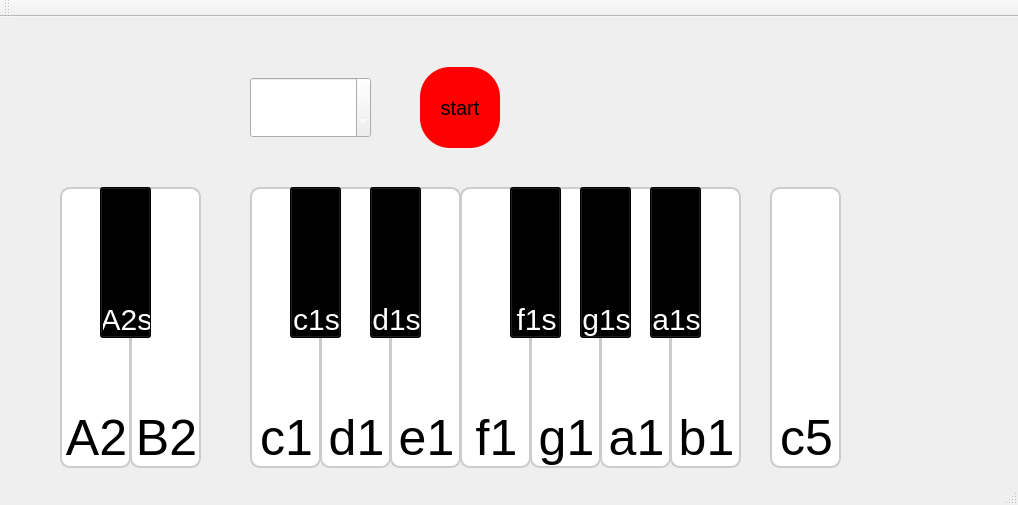
<?xml version="1.0" encoding="UTF-8"?>
<ui version="4.0">
 <class>piano</class>
 <widget class="QMainWindow" name="piano">
  <property name="geometry">
   <rect>
    <x>0</x>
    <y>0</y>
    <width>1018</width>
    <height>505</height>
   </rect>
  </property>
  <property name="windowTitle">
   <string>piano</string>
  </property>
  <widget class="QWidget" name="centralWidget">
   <widget class="QPushButton" name="g1s">
    <property name="geometry">
     <rect>
      <x>580</x>
      <y>170</y>
      <width>51</width>
      <height>151</height>
     </rect>
    </property>
    <property name="minimumSize">
     <size>
      <width>0</width>
      <height>0</height>
     </size>
    </property>
    <property name="styleSheet">
     <string notr="true">QPushButton{
    /* 按钮文本设置 */
    color:white;
    background-color: rgb(0, 0, 0);
    text-align: bottom;			             /* 文本的位置 */
    padding-left: 2px;			  		
    padding-top: 2px;
    font-size: 30px;
}</string>
    </property>
    <property name="text">
     <string>g1s</string>
    </property>
   </widget>
   <widget class="QPushButton" name="e1">
    <property name="geometry">
     <rect>
      <x>390</x>
      <y>170</y>
      <width>71</width>
      <height>281</height>
     </rect>
    </property>
    <property name="styleSheet">
     <string notr="true">QPushButton {
    /* 基础样式 */
    text-align: bottom;
    padding-left: 2px;
    padding-top: 2px;
    font-size: 50px;
    background-color: white;       /* 设置背景颜色为白色 */
    border: 2px solid #ccc;        /* 设置边框 */
    border-radius: 10px;           /* 设置圆角 */
}

QPushButton:hover {
    /* 鼠标悬停样式 */
    background-color: #f0f0f0;    /* 稍微变深的背景颜色提供反馈 */
    border-radius: 10px;           /* 保持圆角一致 */
}

QPushButton:pressed {
    /* 按钮按下样式 */
    background-color: #e0e0e0;    /* 更深的背景颜色显示按钮被按下 */
    border-style: inset;           /* 按下时边框样式改变给予视觉反馈 */
    border-radius: 10px;           /* 保持圆角一致 */
}
</string>
    </property>
    <property name="text">
     <string>e1</string>
    </property>
   </widget>
   <widget class="QPushButton" name="recordButton">
    <property name="geometry">
     <rect>
      <x>420</x>
      <y>50</y>
      <width>80</width>
      <height>81</height>
     </rect>
    </property>
    <property name="styleSheet">
     <string notr="true">QPushButton {
	font: 87 9pt &quot;Arial Black&quot;;
    font-size: 20px;  /* 统一字体大小 */
    border-radius: 30px; /* 圆形边界，需要根据按钮实际大小调整 */
    background-color: red; /* 默认背景颜色 */
    border: none; /* 无边框 */
}
</string>
    </property>
    <property name="text">
     <string>start</string>
    </property>
   </widget>
   <widget class="QPushButton" name="deleteButton">
    <property name="geometry">
     <rect>
      <x>680</x>
      <y>50</y>
      <width>80</width>
      <height>81</height>
     </rect>
    </property>
    <property name="styleSheet">
     <string notr="true">QPushButton{
      border-image: url(:/picture/delete.svg);
      border: none;
}</string>
    </property>
    <property name="text">
     <string/>
    </property>
   </widget>
   <widget class="QSpinBox" name="voicehigh">
    <property name="geometry">
     <rect>
      <x>250</x>
      <y>60</y>
      <width>121</width>
      <height>61</height>
     </rect>
    </property>
    <property name="styleSheet">
     <string notr="true">font: 63 12pt &quot;Bahnschrift SemiBold&quot;; color: white;
font: 14pt &quot;Bahnschrift SemiCondensed&quot;; color: white;
</string>
    </property>
    <property name="minimum">
     <number>-3</number>
    </property>
    <property name="maximum">
     <number>3</number>
    </property>
   </widget>
   <widget class="QPushButton" name="d1">
    <property name="geometry">
     <rect>
      <x>320</x>
      <y>170</y>
      <width>71</width>
      <height>281</height>
     </rect>
    </property>
    <property name="styleSheet">
     <string notr="true">QPushButton {
    /* 基础样式 */
    text-align: bottom;
    padding-left: 2px;
    padding-top: 2px;
    font-size: 50px;
    background-color: white;       /* 设置背景颜色为白色 */
    border: 2px solid #ccc;        /* 设置边框 */
    border-radius: 10px;           /* 设置圆角 */
}

QPushButton:hover {
    /* 鼠标悬停样式 */
    background-color: #f0f0f0;    /* 稍微变深的背景颜色提供反馈 */
    border-radius: 10px;           /* 保持圆角一致 */
}

QPushButton:pressed {
    /* 按钮按下样式 */
    background-color: #e0e0e0;    /* 更深的背景颜色显示按钮被按下 */
    border-style: inset;           /* 按下时边框样式改变给予视觉反馈 */
    border-radius: 10px;           /* 保持圆角一致 */
}
</string>
    </property>
    <property name="text">
     <string>d1</string>
    </property>
   </widget>
   <widget class="QPushButton" name="B2">
    <property name="geometry">
     <rect>
      <x>130</x>
      <y>170</y>
      <width>71</width>
      <height>281</height>
     </rect>
    </property>
    <property name="styleSheet">
     <string notr="true">QPushButton {
    /* 基础样式 */
    text-align: bottom;
    padding-left: 2px;
    padding-top: 2px;
    font-size: 50px;
    background-color: white;       /* 设置背景颜色为白色 */
    border: 2px solid #ccc;        /* 设置边框 */
    border-radius: 10px;           /* 设置圆角 */
}

QPushButton:hover {
    /* 鼠标悬停样式 */
    background-color: #f0f0f0;    /* 稍微变深的背景颜色提供反馈 */
    border-radius: 10px;           /* 保持圆角一致 */
}

QPushButton:pressed {
    /* 按钮按下样式 */
    background-color: #e0e0e0;    /* 更深的背景颜色显示按钮被按下 */
    border-style: inset;           /* 按下时边框样式改变给予视觉反馈 */
    border-radius: 10px;           /* 保持圆角一致 */
}
</string>
    </property>
    <property name="text">
     <string>B2</string>
    </property>
   </widget>
   <widget class="QPushButton" name="A2">
    <property name="geometry">
     <rect>
      <x>60</x>
      <y>170</y>
      <width>71</width>
      <height>281</height>
     </rect>
    </property>
    <property name="styleSheet">
     <string notr="true">QPushButton {
    /* 基础样式 */
    text-align: bottom;
    padding-left: 2px;
    padding-top: 2px;
    font-size: 50px;
    background-color: white;       /* 设置背景颜色为白色 */
    border: 2px solid #ccc;        /* 设置边框 */
    border-radius: 10px;           /* 设置圆角 */
}

QPushButton:hover {
    /* 鼠标悬停样式 */
    background-color: #f0f0f0;    /* 稍微变深的背景颜色提供反馈 */
    border-radius: 10px;           /* 保持圆角一致 */
}

QPushButton:pressed {
    /* 按钮按下样式 */
    background-color: #e0e0e0;    /* 更深的背景颜色显示按钮被按下 */
    border-style: inset;           /* 按下时边框样式改变给予视觉反馈 */
    border-radius: 10px;           /* 保持圆角一致 */
}
</string>
    </property>
    <property name="text">
     <string>A2</string>
    </property>
    <property name="iconSize">
     <size>
      <width>16</width>
      <height>16</height>
     </size>
    </property>
   </widget>
   <widget class="QPushButton" name="f1">
    <property name="geometry">
     <rect>
      <x>460</x>
      <y>170</y>
      <width>71</width>
      <height>281</height>
     </rect>
    </property>
    <property name="styleSheet">
     <string notr="true">QPushButton {
    /* 基础样式 */
    text-align: bottom;
    padding-left: 2px;
    padding-top: 2px;
    font-size: 50px;
    background-color: white;       /* 设置背景颜色为白色 */
    border: 2px solid #ccc;        /* 设置边框 */
    border-radius: 10px;           /* 设置圆角 */
}

QPushButton:hover {
    /* 鼠标悬停样式 */
    background-color: #f0f0f0;    /* 稍微变深的背景颜色提供反馈 */
    border-radius: 10px;           /* 保持圆角一致 */
}

QPushButton:pressed {
    /* 按钮按下样式 */
    background-color: #e0e0e0;    /* 更深的背景颜色显示按钮被按下 */
    border-style: inset;           /* 按下时边框样式改变给予视觉反馈 */
    border-radius: 10px;           /* 保持圆角一致 */
}
</string>
    </property>
    <property name="text">
     <string>f1</string>
    </property>
   </widget>
   <widget class="QPushButton" name="b1">
    <property name="geometry">
     <rect>
      <x>670</x>
      <y>170</y>
      <width>71</width>
      <height>281</height>
     </rect>
    </property>
    <property name="styleSheet">
     <string notr="true">QPushButton {
    /* 基础样式 */
    text-align: bottom;
    padding-left: 2px;
    padding-top: 2px;
    font-size: 50px;
    background-color: white;       /* 设置背景颜色为白色 */
    border: 2px solid #ccc;        /* 设置边框 */
    border-radius: 10px;           /* 设置圆角 */
}

QPushButton:hover {
    /* 鼠标悬停样式 */
    background-color: #f0f0f0;    /* 稍微变深的背景颜色提供反馈 */
    border-radius: 10px;           /* 保持圆角一致 */
}

QPushButton:pressed {
    /* 按钮按下样式 */
    background-color: #e0e0e0;    /* 更深的背景颜色显示按钮被按下 */
    border-style: inset;           /* 按下时边框样式改变给予视觉反馈 */
    border-radius: 10px;           /* 保持圆角一致 */
}
</string>
    </property>
    <property name="text">
     <string>b1</string>
    </property>
   </widget>
   <widget class="QPushButton" name="f1s">
    <property name="geometry">
     <rect>
      <x>510</x>
      <y>170</y>
      <width>51</width>
      <height>151</height>
     </rect>
    </property>
    <property name="minimumSize">
     <size>
      <width>0</width>
      <height>0</height>
     </size>
    </property>
    <property name="styleSheet">
     <string notr="true">QPushButton{
    /* 按钮文本设置 */
    color:white;
    background-color: rgb(0, 0, 0);
    text-align: bottom;			             /* 文本的位置 */
    padding-left: 2px;			  		
    padding-top: 2px;
    font-size: 30px;
}</string>
    </property>
    <property name="text">
     <string>f1s</string>
    </property>
   </widget>
   <widget class="QPushButton" name="A2s">
    <property name="geometry">
     <rect>
      <x>100</x>
      <y>170</y>
      <width>51</width>
      <height>151</height>
     </rect>
    </property>
    <property name="minimumSize">
     <size>
      <width>0</width>
      <height>0</height>
     </size>
    </property>
    <property name="styleSheet">
     <string notr="true">QPushButton{
    /* 按钮文本设置 */
    color:white;
    background-color: rgb(0, 0, 0);
    text-align: bottom;			             /* 文本的位置 */
    padding-left: 2px;			  		
    padding-top: 2px;
    font-size: 30px;
}</string>
    </property>
    <property name="text">
     <string>A2s</string>
    </property>
   </widget>
   <widget class="QPushButton" name="c1s">
    <property name="geometry">
     <rect>
      <x>290</x>
      <y>170</y>
      <width>51</width>
      <height>151</height>
     </rect>
    </property>
    <property name="minimumSize">
     <size>
      <width>0</width>
      <height>0</height>
     </size>
    </property>
    <property name="styleSheet">
     <string notr="true">QPushButton{
    /* 按钮文本设置 */
    color:white;
    background-color: rgb(0, 0, 0);
    text-align: bottom;			             /* 文本的位置 */
    padding-left: 2px;			  		
    padding-top: 2px;
    font-size: 30px;
}</string>
    </property>
    <property name="text">
     <string>c1s</string>
    </property>
   </widget>
   <widget class="QPushButton" name="a1s">
    <property name="geometry">
     <rect>
      <x>650</x>
      <y>170</y>
      <width>51</width>
      <height>151</height>
     </rect>
    </property>
    <property name="minimumSize">
     <size>
      <width>0</width>
      <height>0</height>
     </size>
    </property>
    <property name="styleSheet">
     <string notr="true">QPushButton{
    /* 按钮文本设置 */
    color:white;
    background-color: rgb(0, 0, 0);
    text-align: bottom;			             /* 文本的位置 */
    padding-left: 2px;			  		
    padding-top: 2px;
    font-size: 30px;
}</string>
    </property>
    <property name="text">
     <string>a1s</string>
    </property>
   </widget>
   <widget class="QPushButton" name="g1">
    <property name="geometry">
     <rect>
      <x>530</x>
      <y>170</y>
      <width>71</width>
      <height>281</height>
     </rect>
    </property>
    <property name="styleSheet">
     <string notr="true">QPushButton {
    /* 基础样式 */
    text-align: bottom;
    padding-left: 2px;
    padding-top: 2px;
    font-size: 50px;
    background-color: white;       /* 设置背景颜色为白色 */
    border: 2px solid #ccc;        /* 设置边框 */
    border-radius: 10px;           /* 设置圆角 */
}

QPushButton:hover {
    /* 鼠标悬停样式 */
    background-color: #f0f0f0;    /* 稍微变深的背景颜色提供反馈 */
    border-radius: 10px;           /* 保持圆角一致 */
}

QPushButton:pressed {
    /* 按钮按下样式 */
    background-color: #e0e0e0;    /* 更深的背景颜色显示按钮被按下 */
    border-style: inset;           /* 按下时边框样式改变给予视觉反馈 */
    border-radius: 10px;           /* 保持圆角一致 */
}
</string>
    </property>
    <property name="text">
     <string>g1</string>
    </property>
   </widget>
   <widget class="QPushButton" name="playButton">
    <property name="geometry">
     <rect>
      <x>550</x>
      <y>50</y>
      <width>80</width>
      <height>81</height>
     </rect>
    </property>
    <property name="styleSheet">
     <string notr="true">QPushButton{
      border-image: url(:/picture/play.svg);
      border: none;
}</string>
    </property>
    <property name="text">
     <string/>
    </property>
   </widget>
   <widget class="QPushButton" name="c1">
    <property name="geometry">
     <rect>
      <x>250</x>
      <y>170</y>
      <width>71</width>
      <height>281</height>
     </rect>
    </property>
    <property name="styleSheet">
     <string notr="true">QPushButton {
    /* 基础样式 */
    text-align: bottom;
    padding-left: 2px;
    padding-top: 2px;
    font-size: 50px;
    background-color: white;       /* 设置背景颜色为白色 */
    border: 2px solid #ccc;        /* 设置边框 */
    border-radius: 10px;           /* 设置圆角 */
}

QPushButton:hover {
    /* 鼠标悬停样式 */
    background-color: #f0f0f0;    /* 稍微变深的背景颜色提供反馈 */
    border-radius: 10px;           /* 保持圆角一致 */
}

QPushButton:pressed {
    /* 按钮按下样式 */
    background-color: #e0e0e0;    /* 更深的背景颜色显示按钮被按下 */
    border-style: inset;           /* 按下时边框样式改变给予视觉反馈 */
    border-radius: 10px;           /* 保持圆角一致 */
}
</string>
    </property>
    <property name="text">
     <string>c1</string>
    </property>
   </widget>
   <widget class="QPushButton" name="d1s">
    <property name="geometry">
     <rect>
      <x>370</x>
      <y>170</y>
      <width>51</width>
      <height>151</height>
     </rect>
    </property>
    <property name="minimumSize">
     <size>
      <width>0</width>
      <height>0</height>
     </size>
    </property>
    <property name="styleSheet">
     <string notr="true">QPushButton{
    /* 按钮文本设置 */
    color:white;
    background-color: rgb(0, 0, 0);
    text-align: bottom;			             /* 文本的位置 */
    padding-left: 2px;			  		
    padding-top: 2px;
    font-size: 30px;
}</string>
    </property>
    <property name="text">
     <string>d1s</string>
    </property>
   </widget>
   <widget class="QPushButton" name="a1">
    <property name="geometry">
     <rect>
      <x>600</x>
      <y>170</y>
      <width>71</width>
      <height>281</height>
     </rect>
    </property>
    <property name="styleSheet">
     <string notr="true">QPushButton {
    /* 基础样式 */
    text-align: bottom;
    padding-left: 2px;
    padding-top: 2px;
    font-size: 50px;
    background-color: white;       /* 设置背景颜色为白色 */
    border: 2px solid #ccc;        /* 设置边框 */
    border-radius: 10px;           /* 设置圆角 */
}

QPushButton:hover {
    /* 鼠标悬停样式 */
    background-color: #f0f0f0;    /* 稍微变深的背景颜色提供反馈 */
    border-radius: 10px;           /* 保持圆角一致 */
}

QPushButton:pressed {
    /* 按钮按下样式 */
    background-color: #e0e0e0;    /* 更深的背景颜色显示按钮被按下 */
    border-style: inset;           /* 按下时边框样式改变给予视觉反馈 */
    border-radius: 10px;           /* 保持圆角一致 */
}
</string>
    </property>
    <property name="text">
     <string>a1</string>
    </property>
   </widget>
   <widget class="QPushButton" name="c5">
    <property name="geometry">
     <rect>
      <x>770</x>
      <y>170</y>
      <width>71</width>
      <height>281</height>
     </rect>
    </property>
    <property name="styleSheet">
     <string notr="true">QPushButton {
    /* 基础样式 */
    text-align: bottom;
    padding-left: 2px;
    padding-top: 2px;
    font-size: 50px;
    background-color: white;       /* 设置背景颜色为白色 */
    border: 2px solid #ccc;        /* 设置边框 */
    border-radius: 10px;           /* 设置圆角 */
}

QPushButton:hover {
    /* 鼠标悬停样式 */
    background-color: #f0f0f0;    /* 稍微变深的背景颜色提供反馈 */
    border-radius: 10px;           /* 保持圆角一致 */
}

QPushButton:pressed {
    /* 按钮按下样式 */
    background-color: #e0e0e0;    /* 更深的背景颜色显示按钮被按下 */
    border-style: inset;           /* 按下时边框样式改变给予视觉反馈 */
    border-radius: 10px;           /* 保持圆角一致 */
}
</string>
    </property>
    <property name="text">
     <string>c5</string>
    </property>
   </widget>
   <zorder>g1</zorder>
   <zorder>d1</zorder>
   <zorder>f1</zorder>
   <zorder>e1</zorder>
   <zorder>a1</zorder>
   <zorder>b1</zorder>
   <zorder>c1</zorder>
   <zorder>g1s</zorder>
   <zorder>recordButton</zorder>
   <zorder>deleteButton</zorder>
   <zorder>voicehigh</zorder>
   <zorder>B2</zorder>
   <zorder>A2</zorder>
   <zorder>f1s</zorder>
   <zorder>A2s</zorder>
   <zorder>c1s</zorder>
   <zorder>a1s</zorder>
   <zorder>playButton</zorder>
   <zorder>d1s</zorder>
   <zorder>c5</zorder>
  </widget>
  <widget class="QMenuBar" name="menuBar">
   <property name="geometry">
    <rect>
     <x>0</x>
     <y>0</y>
     <width>1018</width>
     <height>17</height>
    </rect>
   </property>
  </widget>
  <widget class="QToolBar" name="mainToolBar">
   <attribute name="toolBarArea">
    <enum>TopToolBarArea</enum>
   </attribute>
   <attribute name="toolBarBreak">
    <bool>false</bool>
   </attribute>
  </widget>
  <widget class="QStatusBar" name="statusBar"/>
 </widget>
 <layoutdefault spacing="6" margin="11"/>
 <resources/>
 <connections/>
</ui>
